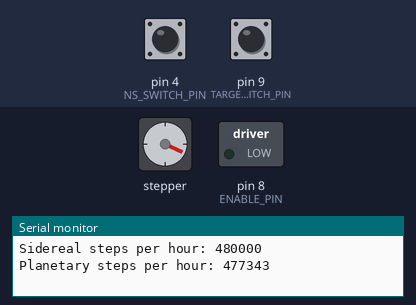
Recording of a sketch running on a simulated Arduino Uno, built with avr-gcc and run on an emulated ATmega328P. Shown: stepper motor, switched loads named in the sketch (green lamp = pin HIGH), the last lines printed to the serial monitor. Inputs (shaded band) come from the test bench; at power-on: pin 4 (NS_SWITCH_PIN) HIGH, pin 9 (TARGET_SWITCH_PIN) HIGH. Stepper angles assume 360 steps per turn; pins used as bus, display or sensor lines are not drawn.

Above: at 1.2 s.
1.3 s: pin 4 (NS_SWITCH_PIN) pulled LOW for 0.15 s
At 1.75 s:
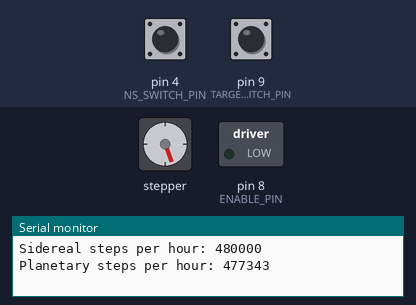
4.3 s: pin 9 (TARGET_SWITCH_PIN) pulled LOW for 0.15 s
At 4.48 s:
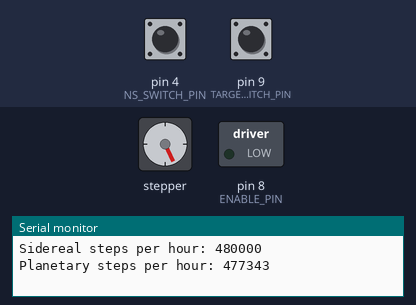
7.4 s: pin 4 (NS_SWITCH_PIN) pulled LOW for 3.2 s
At 11.14 s:
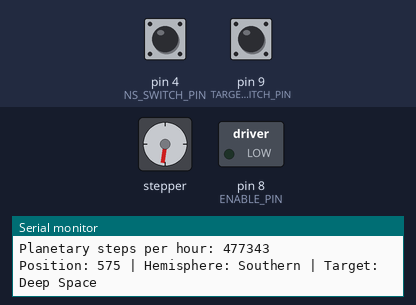
12.1 s: pin 9 (TARGET_SWITCH_PIN) pulled LOW for 1 s
Timing chart, 0 to 16.1 s (numbered marks = the images above; inputs shaded):
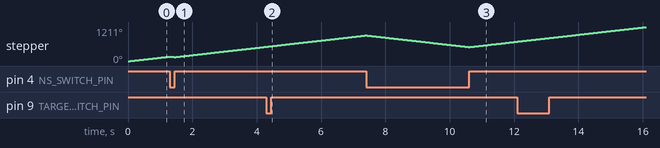

The sketch:

nema-space-tracker.ino
```cpp
#include <AccelStepper.h>

   // Motor and driver pins
   const int STEP_PIN = 3;
   const int DIR_PIN = 2;
   const int MS1_PIN = 5;
   const int MS2_PIN = 6;
   const int MS3_PIN = 7;
   const int ENABLE_PIN = 8;

   // Switch pins
   const int NS_SWITCH_PIN = 4;
   const int TARGET_SWITCH_PIN = 9;

   // Motor specs
   const float STEP_ANGLE = 1.8;  // NEMA 17 motor step angle
   const int MICROSTEPS = 16;     // Set to 16 microsteps for smoother motion
   const float GEAR_RATIO = 1;    // Direct drive, so gear ratio is 1

   // Calculate steps per revolution
   const int STEPS_PER_REVOLUTION = 360 / STEP_ANGLE * MICROSTEPS * GEAR_RATIO;

   // Earth's rotation rate (degrees per hour)
   const float EARTH_ROTATION_RATE = 15.0;

   // Planetary tracking rate adjustment
   const float PLANET_RATE_ADJUSTMENT = 0.083;  // Degrees per hour, varies by planet and date (Jupiter as example)

   // Calculate steps per hour for sidereal and planetary tracking
   const long SIDEREAL_STEPS_PER_HOUR = (long)(EARTH_ROTATION_RATE / (STEP_ANGLE / MICROSTEPS / GEAR_RATIO) * 3600);
   const long PLANETARY_STEPS_PER_HOUR = (long)((EARTH_ROTATION_RATE - PLANET_RATE_ADJUSTMENT) / (STEP_ANGLE / MICROSTEPS / GEAR_RATIO) * 3600);

   // Initialize the stepper motor
   AccelStepper stepper(AccelStepper::DRIVER, STEP_PIN, DIR_PIN);

   void setup() {
     // Set up microstepping pins
     pinMode(MS1_PIN, OUTPUT);
     pinMode(MS2_PIN, OUTPUT);
     pinMode(MS3_PIN, OUTPUT);
     pinMode(ENABLE_PIN, OUTPUT);

     // Set microstepping to 1/16
     digitalWrite(MS1_PIN, HIGH);
     digitalWrite(MS2_PIN, HIGH);
     digitalWrite(MS3_PIN, HIGH);

     // Enable the motor driver
     digitalWrite(ENABLE_PIN, LOW);

     // Set initial motor speed (steps per second)
     stepper.setMaxSpeed(SIDEREAL_STEPS_PER_HOUR / 3600.0);
     stepper.setSpeed(SIDEREAL_STEPS_PER_HOUR / 3600.0);

     // Optional: Set acceleration for smoother starts and stops
     // Adjust this value as needed for your direct drive setup
     stepper.setAcceleration(50);

     // Set up switch pins
     pinMode(NS_SWITCH_PIN, INPUT_PULLUP);
     pinMode(TARGET_SWITCH_PIN, INPUT_PULLUP);

     Serial.begin(9600);
     Serial.println("Direct Drive Deep Space and Planetary Object Tracker initialized");
     Serial.print("Sidereal steps per hour: ");
     Serial.println(SIDEREAL_STEPS_PER_HOUR);
     Serial.print("Planetary steps per hour: ");
     Serial.println(PLANETARY_STEPS_PER_HOUR);
   }

   void loop() {
     // Check switch states
     bool isNorthernHemisphere = digitalRead(NS_SWITCH_PIN) == HIGH;
     bool isDeepSpaceObject = digitalRead(TARGET_SWITCH_PIN) == HIGH;

     // Calculate tracking rate based on target type
     long stepsPerHour = isDeepSpaceObject ? SIDEREAL_STEPS_PER_HOUR : PLANETARY_STEPS_PER_HOUR;

     // Set motor speed and direction based on hemisphere and target
     float speed = stepsPerHour / 3600.0;
     if (!isNorthernHemisphere) {
       speed = -speed;  // Reverse direction for Southern Hemisphere
     }
     stepper.setSpeed(speed);

     // Run the motor
     stepper.runSpeed();

     // Optional: Print current status every 10 seconds
     static unsigned long lastPrintTime = 0;
     if (millis() - lastPrintTime > 10000) {
       Serial.print("Position: ");
       Serial.print(stepper.currentPosition());
       Serial.print(" | Hemisphere: ");
       Serial.print(isNorthernHemisphere ? "Northern" : "Southern");
       Serial.print(" | Target: ");
       Serial.println(isDeepSpaceObject ? "Deep Space" : "Planetary");
       lastPrintTime = millis();
     }
   }
```
